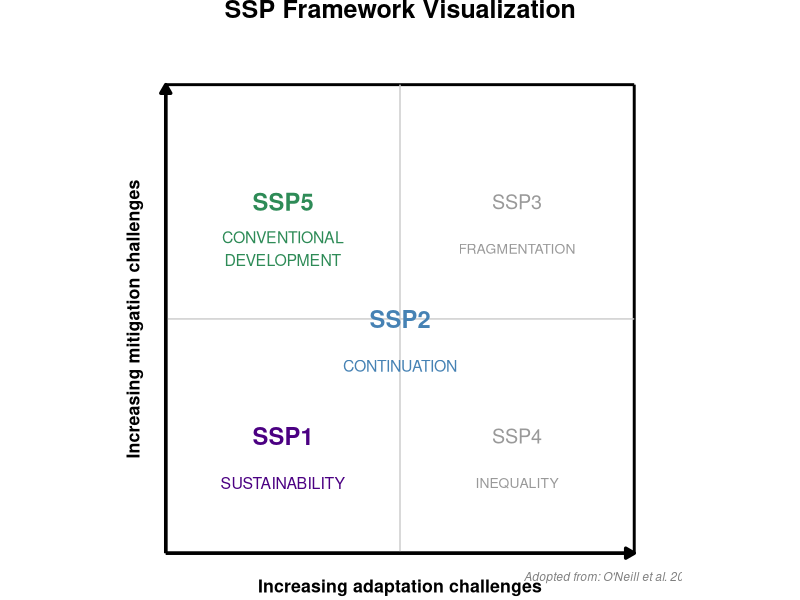
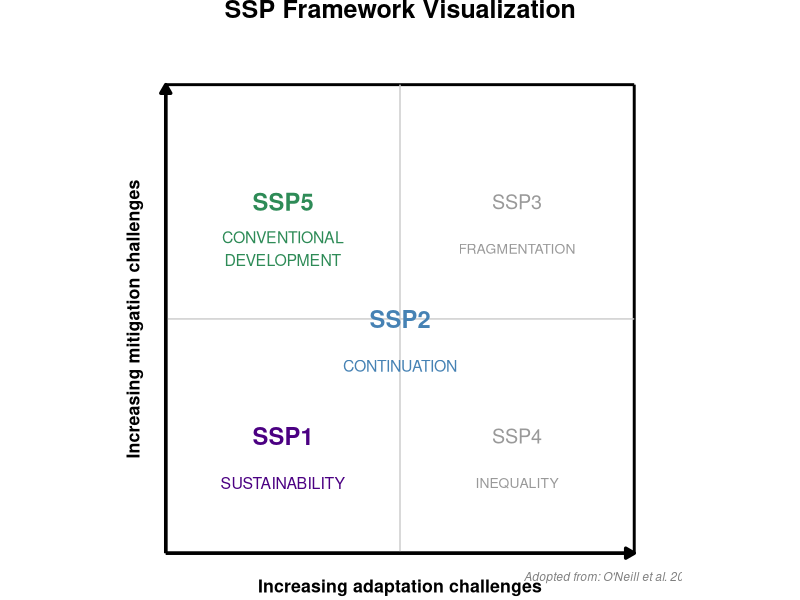

Recreate these plots in R, in order.
# Load required libraries
library(ggplot2)
library(dplyr)
library(patchwork)

# Create a clean, minimal theme
theme_clean <- function() {
  theme_minimal() +
    theme(
      plot.title = element_text(hjust = 0.5, face = "bold", size = 16,
                                margin = margin(b = 10)),
      plot.subtitle = element_text(hjust = 0.5, size = 12, color = "gray40"),
      axis.title = element_text(size = 10, face = "bold"),
      axis.text = element_blank(),
      panel.grid = element_blank(),
      panel.border = element_rect(color = "black", fill = NA, linewidth = 1),
      plot.background = element_rect(fill = "white", color = NA),
      plot.margin = margin(20, 20, 20, 20),
      legend.position = "none"
    )
}



# Create a minimalist version
minimalist_plot <- ggplot() +
  # Draw the 2x2 grid
  geom_segment(aes(x = 0, xend = 1, y = 0, yend = 0), color = "black", linewidth = 1) +
  geom_segment(aes(x = 0, xend = 0, y = 0, yend = 1), color = "black", linewidth = 1) +
  geom_segment(aes(x = 1, xend = 1, y = 0, yend = 1), color = "black", linewidth = 1) +
  geom_segment(aes(x = 0, xend = 1, y = 1, yend = 1), color = "black", linewidth = 1) +
  geom_segment(aes(x = 0.5, xend = 0.5, y = 0, yend = 1), color = "gray80", linewidth = 0.5) +
  geom_segment(aes(x = 0, xend = 1, y = 0.5, yend = 0.5), color = "gray80", linewidth = 0.5) +

  # Add SSP labels
  annotate("text", x = 0.25, y = 0.75, label = "SSP5",
           size = 6, fontface = "bold", color = "#2E8B57") +
  annotate("text", x = 0.25, y = 0.65, label = "CONVENTIONAL\nDEVELOPMENT",
           size = 4, color = "#2E8B57") +

  annotate("text", x = 0.75, y = 0.75, label = "SSP3",
           size = 5, color = "gray60") +
  annotate("text", x = 0.75, y = 0.65, label = "FRAGMENTATION",
           size = 3.5, color = "gray60") +

  annotate("text", x = 0.25, y = 0.25, label = "SSP1",
           size = 6, fontface = "bold", color = "#4B0082") +
  annotate("text", x = 0.25, y = 0.15, label = "SUSTAINABILITY",
           size = 4, color = "#4B0082", lineheight = 0.9) +

  annotate("text", x = 0.75, y = 0.25, label = "SSP4",
           size = 5, color = "gray60") +
  annotate("text", x = 0.75, y = 0.15, label = "INEQUALITY",
           size = 3.5, color = "gray60") +

  annotate("text", x = 0.5, y = 0.5, label = "SSP2",
           size = 6, fontface = "bold", color = "#4682B4") +
  annotate("text", x = 0.5, y = 0.4, label = "CONTINUATION",
           size = 4, color = "#4682B4") +

  # Add axes with arrows
  geom_segment(aes(x = 0, xend = 1, y = 0, yend = 0),
               color = "black", linewidth = 1.2,
               arrow = arrow(type = "closed", length = unit(0.25, "cm"))) +
  geom_segment(aes(x = 0, y = 0, xend = 0, yend = 1),
               color = "black", linewidth = 1.2,
               arrow = arrow(type = "closed", length = unit(0.25, "cm"))) +

  # Axis labels
  annotate("text", x = 0.5, y = -0.07,
           label = "Increasing adaptation challenges",
           size = 4.5, fontface = "bold") +
  annotate("text", x = -0.07, y = 0.5,
           label = "Increasing mitigation challenges",
           size = 4.5, fontface = "bold", angle = 90) +

  # Citation
  annotate("text", x = 0.95, y = -0.05,
           label = "Adopted from: O'Neill et al. 2014",
           size = 3.0, fontface = "italic", color = "gray50") +

  # Scale
  scale_x_continuous(limits = c(-0.1, 1.1), expand = c(0, 0)) +
  scale_y_continuous(limits = c(-0.1, 1.1), expand = c(0, 0)) +
  coord_fixed(ratio = 1) +

  # Title
  labs(
    title = "SSP Framework Visualization",
  ) +

  # Theme
  theme_void() +
  theme(
    plot.title = element_text(hjust = 0.5, face = "bold", size = 18,
                              margin = margin(b = 10)),
    plot.subtitle = element_text(hjust = 0.5, size = 13, color = "gray40",
                                 margin = margin(b = 20)),
    plot.background = element_rect(fill = "white", color = NA)
  )

# Display minimalist version
print(minimalist_plot)
ggsave("ssp_framework_minimalist.png", plot = minimalist_plot,
       width = 10, height = 9, dpi = 300, bg = "white")
